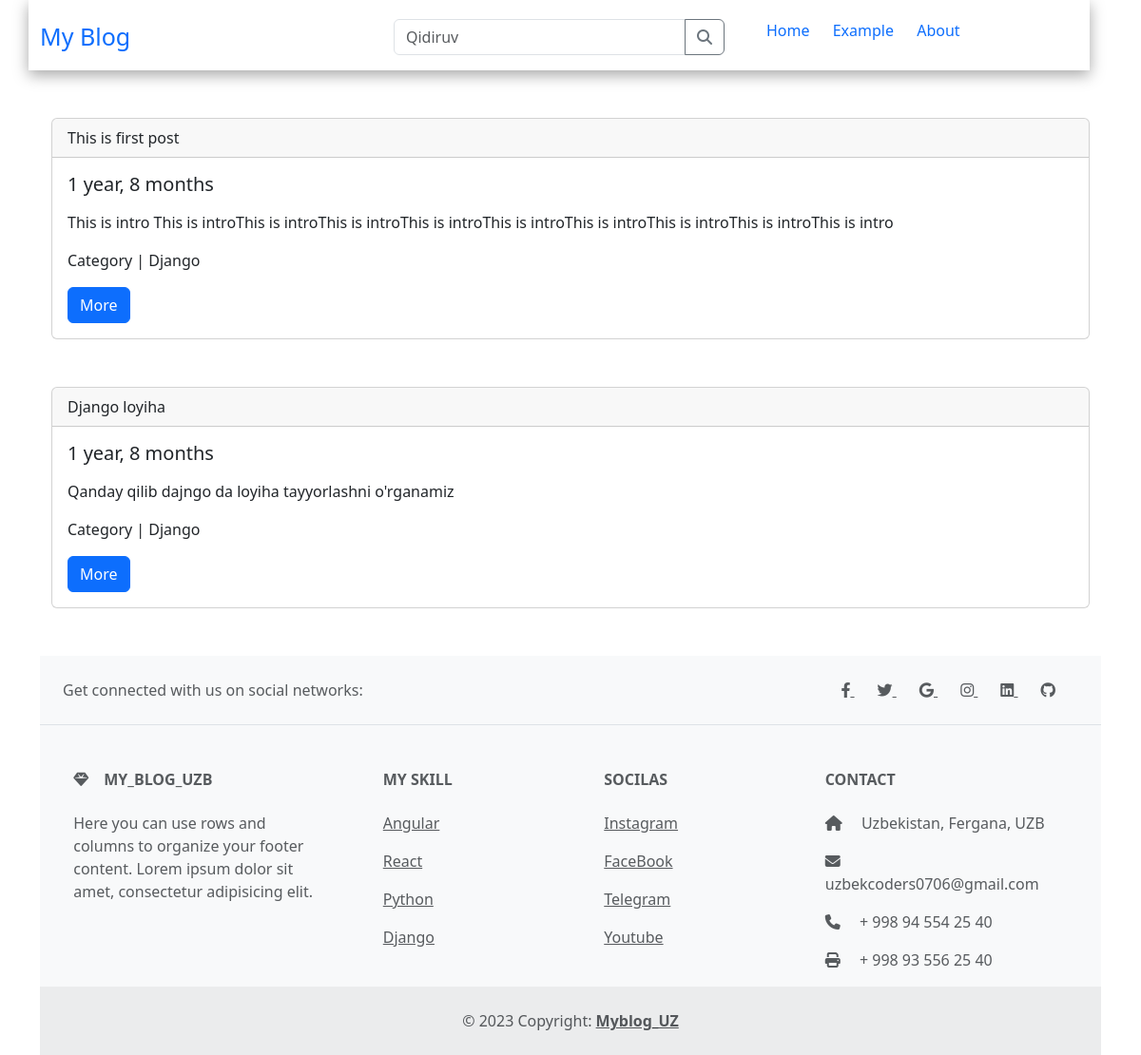
/django/, run on the app's committed database.
### blog/models.py (models this page shows, shortened)
class Post(models.Model):
    ACTIVE = 'active'
    DRAFT = 'draft'
    CHOICES_STATUS = (
        (ACTIVE, 'Active'),
        ( DRAFT,'Draft')
    )
    category = models.ForeignKey(Category, related_name='posts', on_delete=models.CASCADE)
    title = models.CharField(max_length=255)
    slug = models.SlugField()
    intro = models.TextField()
    body = models.TextField()
    created_at = models.DateTimeField(auto_now_add=True)
    status = models.CharField(max_length=10, choices=CHOICES_STATUS, default=ACTIVE)

class Category(models.Model):
    title = models.CharField(max_length=200)
    slug =  models.SlugField()
    class Meta:
        ordering = ('title'),
        verbose_name_plural = 'Categories'
    def __str__(self) -> str:
        return self.title

### blog/views.py (the view)
# urls.py: path('<slug:slug>/', views.category, name='category_detail')
def category(request, slug):
    category = get_object_or_404(Category, slug=slug)
    posts = category.posts.filter(status=Post.ACTIVE)
    return render(request, 'blog/category.html', {'category':category,'posts':posts})

### templates/blog/category.html (shortened to what this page needs)
{% extends 'core/base.html' %}
{% block content %}
    <div class="container">
        {% for post in category.posts.all %}
        <div class="card" style="margin-top: 50px; margin-bottom: 50px;">
            <div class="card-header">
              {{ post.title }}
            </div>
            <div class="card-body">
              <h5 class="card-title">{{ post.created_at|timesince}}</h5>
              <p class="card-text">{{ post.intro }}</p>
              <p>Category | {{ post.category }}</p>
              <a href="{% url 'post_detail' post.category.slug post.slug %}"  class="btn btn-primary" style="text-decoration: none;">More</a>
            </div>
          </div>
        {% endfor %}
    </div>
{% endblock content %}

### static/style.css (style rules this page uses)
body { box-sizing: border-box; font-family: Verdana, Geneva, Tahoma, sans-serif; }

### data on the page
Post: title "This is first post", created_at "1 year, 8 months", intro "This is intro This is introThis is introThis is introThis is introThis is introThis is introThis is introThis is introThis is intro", category "Django"
Post: title "Django loyiha", created_at "1 year, 8 months", intro "Qanday qilib dajngo da loyiha tayyorlashni o'rganamiz", category "Django"
